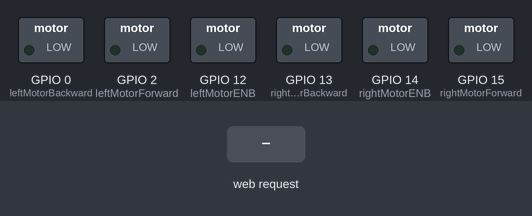
Bench run of a sketch on a simulated ESP8266 (NodeMCU). Shown: switched loads named in the sketch (green lamp = pin HIGH). The inputs (shaded band) are chosen by the test bench.

Above: at 1.2 s.
1.3 s: HTTP request GET /ParaFrente received
At 2.0 s:
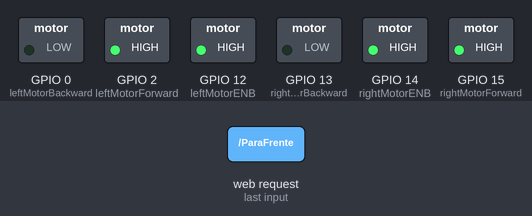
2.8 s: HTTP request GET /ParaTras received
At 3.2 s:
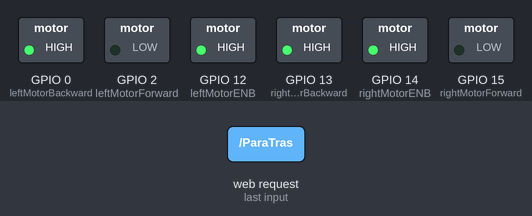
4.3 s: HTTP request GET /ParaEsquerda received
At 5.5 s:
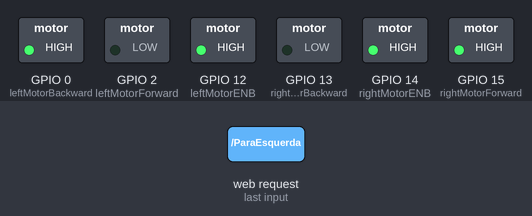
5.8 s: HTTP request GET /ParaDireita received
At 6.7 s:
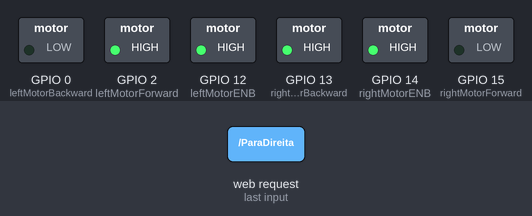
7.3 s: HTTP request GET /Parado received
At 7.8 s:
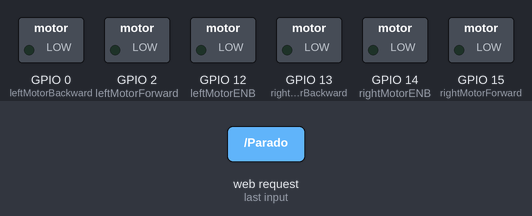
Timing chart, 0 to 9.8 s (numbered marks = the images above; inputs shaded):
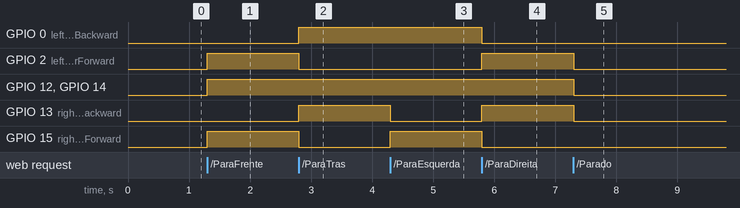

The sketch:

project-source-code.ino
```cpp
/*
 * Mert Arduino and Tech - YouTube
 * WiFi Robot controlled by Phone (WiFibot/Android/IoT/ESP8266)
 * NodeMCU ESP8266 Tutorial 03
 * Please Subscribe for Support - https://goo.gl/RLT6DT
 */


/* include library */
#include <ESP8266WiFi.h>

/*
 * If you have no idea about this library, you can watch the tutorial below
 * NodeMCU ESP8266 Tutorial 01: Programming NodeMCU ESP-12E Using Arduino IDE
 * https://youtu.be/NtyFx1frYB0
 */

/* define port */
WiFiClient client;
WiFiServer server(80);

/* WIFI settings */
const char* ssid = "YOUR SSID";
const char* password = "YOUR PASSWORD";

/* data received from application */
String  data ="";

/* define L298N or L293D motor control pins */
int leftMotorForward = 2;     /* GPIO2(D4) -> IN3   */
int rightMotorForward = 15;   /* GPIO15(D8) -> IN1  */
int leftMotorBackward = 0;    /* GPIO0(D3) -> IN4   */
int rightMotorBackward = 13;  /* GPIO13(D7) -> IN2  */


/* define L298N or L293D enable pins */
int rightMotorENB = 14; /* GPIO14(D5) -> Motor-A Enable */
int leftMotorENB = 12;  /* GPIO12(D6) -> Motor-B Enable */

void setup()
{
  /* initialize motor control pins as output */
  pinMode(leftMotorForward, OUTPUT);
  pinMode(rightMotorForward, OUTPUT);
  pinMode(leftMotorBackward, OUTPUT);
  pinMode(rightMotorBackward, OUTPUT);

  /* initialize motor enable pins as output */
  pinMode(leftMotorENB, OUTPUT);
  pinMode(rightMotorENB, OUTPUT);

  /* start server communication */
  server.begin();
}

void loop()
{
    /* If the server available, run the "checkClient" function */
    client = server.available();
    if (!client) return;
    data = checkClient ();

/************************ Run function according to incoming data from application *************************/

    /* If the incoming data is "forward", run the "MotorForward" function */
    if (data == "ParaFrente") MotorForward();
    /* If the incoming data is "backward", run the "MotorBackward" function */
    else if (data == "ParaTras") MotorBackward();
    /* If the incoming data is "left", run the "TurnLeft" function */
    else if (data == "ParaEsquerda") TurnLeft();
    /* If the incoming data is "right", run the "TurnRight" function */
    else if (data == "ParaDireita") TurnRight();
    /* If the incoming data is "stop", run the "MotorStop" function */
    else if (data == "Parado") MotorStop();
}

/********************************************* FORWARD *****************************************************/
void MotorForward(void)
{
  digitalWrite(leftMotorENB,HIGH);
  digitalWrite(rightMotorENB,HIGH);
  digitalWrite(leftMotorForward,HIGH);
  digitalWrite(rightMotorForward,HIGH);
  digitalWrite(leftMotorBackward,LOW);
  digitalWrite(rightMotorBackward,LOW);
}

/********************************************* BACKWARD *****************************************************/
void MotorBackward(void)
{
  digitalWrite(leftMotorENB,HIGH);
  digitalWrite(rightMotorENB,HIGH);
  digitalWrite(leftMotorBackward,HIGH);
  digitalWrite(rightMotorBackward,HIGH);
  digitalWrite(leftMotorForward,LOW);
  digitalWrite(rightMotorForward,LOW);
}

/********************************************* TURN LEFT *****************************************************/
void TurnLeft(void)
{
  digitalWrite(leftMotorENB,HIGH);
  digitalWrite(rightMotorENB,HIGH);
  digitalWrite(leftMotorForward,LOW);
  digitalWrite(rightMotorForward,HIGH);
  digitalWrite(rightMotorBackward,LOW);
  digitalWrite(leftMotorBackward,HIGH);
}

/********************************************* TURN RIGHT *****************************************************/
void TurnRight(void)
{
  digitalWrite(leftMotorENB,HIGH);
  digitalWrite(rightMotorENB,HIGH);
  digitalWrite(leftMotorForward,HIGH);
  digitalWrite(rightMotorForward,LOW);
  digitalWrite(rightMotorBackward,HIGH);
  digitalWrite(leftMotorBackward,LOW);
}

/********************************************* STOP *****************************************************/
void MotorStop(void)
{
  digitalWrite(leftMotorENB,LOW);
  digitalWrite(rightMotorENB,LOW);
  digitalWrite(leftMotorForward,LOW);
  digitalWrite(leftMotorBackward,LOW);
  digitalWrite(rightMotorForward,LOW);
  digitalWrite(rightMotorBackward,LOW);
}

/********************************** RECEIVE DATA FROM the APP ******************************************/
String checkClient (void)
{
  while(!client.available()) delay(1);
  String request = client.readStringUntil('\r');
  request.remove(0, 5);
  request.remove(request.length()-9,9);
  return request;
}
```

Measured:
- after the input at 1.3 s, GPIO 2 (leftMotorForward), GPIO 12 (leftMotorENB), GPIO 14 (rightMotorENB), GPIO 15 (rightMotorForward): LOW → HIGH at once
- after the input at 2.8 s, GPIO 0 (leftMotorBackward), GPIO 13 (rightMotorBackward): LOW → HIGH at once; GPIO 2 (leftMotorForward), GPIO 15 (rightMotorForward): HIGH → LOW at once
- after the input at 4.3 s, GPIO 13 (rightMotorBackward): HIGH → LOW at once; GPIO 15 (rightMotorForward): LOW → HIGH at once
- after the input at 5.8 s, GPIO 0 (leftMotorBackward), GPIO 15 (rightMotorForward): HIGH → LOW at once; GPIO 2 (leftMotorForward), GPIO 13 (rightMotorBackward): LOW → HIGH at once
- after the input at 7.3 s, GPIO 2 (leftMotorForward), GPIO 12 (leftMotorENB), GPIO 13 (rightMotorBackward), GPIO 14 (rightMotorENB): HIGH → LOW at once
